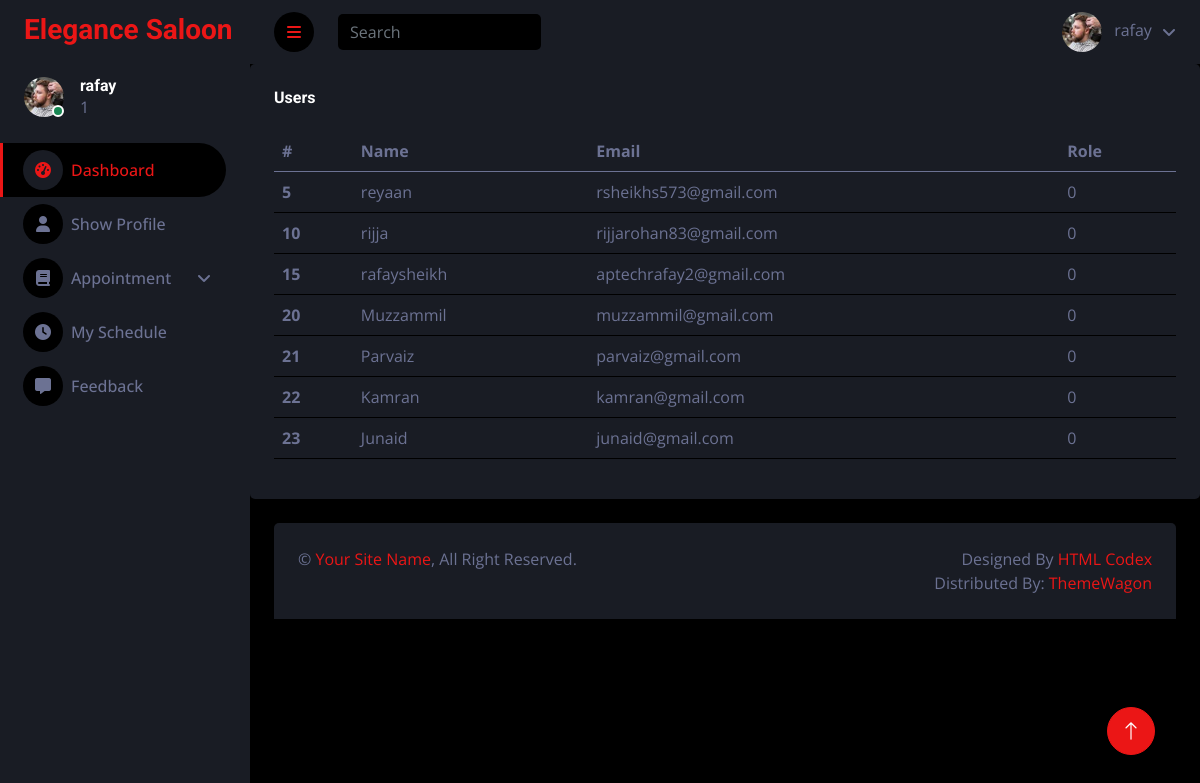
/admin/viewusers.php (signed in), run on the app's committed database.
### tables this page shows
CREATE TABLE `users` (
  `id` int(11) NOT NULL,
  `name` varchar(255) NOT NULL,
  `phone` varchar(50) DEFAULT NULL,
  `email` varchar(255) NOT NULL,
  `password` varchar(255) NOT NULL,
  `role` enum('0','1','2','3') NOT NULL,
  `img` text DEFAULT NULL
);

### admin/viewusers.php (the view, shortened to what this page needs)
<?php
include('header.php');
include('../users/config.php');
?>
<div class="col-sm-12 col-xl-12">
    <div class="bg-secondary rounded h-100 p-4">
        <h6 class="mb-4">Users</h6>
        <table class="table table-hover">
            <thead>
                <tr>
                    <th scope="col">#</th>
                    <th scope="col">Name</th>
                    <th scope="col">Email</th>
                    <th scope="col">Role</th>
                </tr>
            </thead>
            <tbody id="users_table">
                <?php
                $query = "SELECT * FROM users WHERE role = ?";
                $stmt = $db->prepare($query);
                if ($stmt) {
                    $role = '0';
                    $stmt->bind_param("s", $role);
                    $stmt->execute();
                    $result = $stmt->get_result();
                    while ($row = $result->fetch_assoc()) {
                ?>
                        <tr>
                            <th scope="row"><?php echo htmlspecialchars($row['id']); ?></th>
                            <td><?php echo htmlspecialchars($row['name']); ?></td>
                            <td><?php echo htmlspecialchars($row['email']); ?></td>
                            <td><?php echo htmlspecialchars($row['role']); ?></td>
                        </tr>
                <?php
                    }
                } else {
                    echo "<tr><td colspan='4'>Failed to prepare the query.</td></tr>";
                }
                ?>
            </tbody>
        </table>
    </div>
</div>
<?php
include('footer.php');
?>

### admin/css/style.css (style rules this page uses)
:root { --primary: #EB1616; --secondary: #191C24; --light: #6C7293; --dark: #000000; }

### data on the page
users: id "5", name "reyaan", email "rsheikhs573@gmail.com", role "0"
users: id "10", name "rijja", email "rijjarohan83@gmail.com", role "0"
users: id "15", name "rafaysheikh", email "aptechrafay2@gmail.com", role "0"
users: id "20", name "Muzzammil", email "muzzammil@gmail.com", role "0"
users: id "21", name "Parvaiz", email "parvaiz@gmail.com", role "0"
users: id "22", name "Kamran", email "kamran@gmail.com", role "0"
users: id "23", name "Junaid", email "junaid@gmail.com", role "0"

### other printed values
$_SESSION['n'] "rafay"
$_SESSION['r'] "1"
